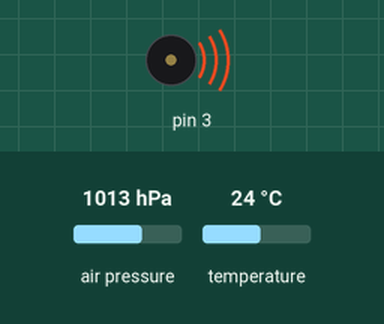
Recording of a sketch running on a simulated Arduino Uno, built with avr-gcc and run on an emulated ATmega328P. Parts: buzzer (waves = sounding). The inputs (shaded band) are chosen by the test bench; at power-on: air pressure 1013 hPa, temperature 24 °C.

Above: at 0.14 s.
At 1.3 s:
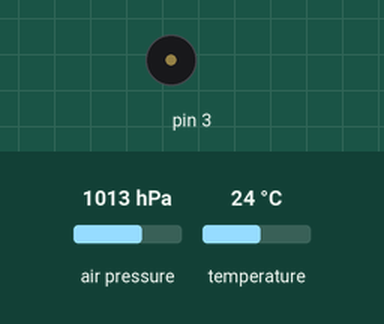
1.4 s: air pressure set to 1019 hPa
At 8.45 s:
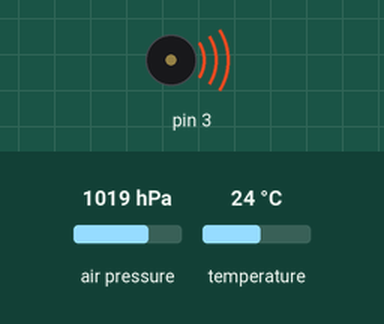
Timing chart, 0 to 10.7 s (numbered marks = the images above; inputs shaded):
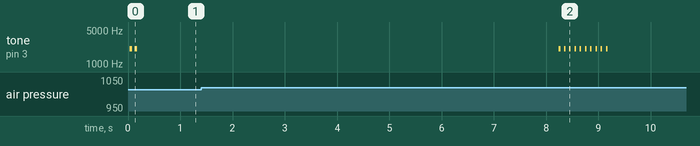

The sketch:

audible-altimeter.ino
```cpp
#include <LowPower.h>

#include <SFE_BMP180.h>
#include <Wire.h>

#define LED_PIN (13)

SFE_BMP180 pressure;


enum period_t sleepPeriod; // how long the processor should sleep for
double basePressure, previousPressure, previousAltitude; // pressure (mb): 0 AGL
boolean inPlaneTriggered;
//3.33 fpm elevator

void BMPSetup() {
  // Initialize the sensor (it is important to get calibration values stored on the device).

  if (pressure.begin())
    Serial.println("BMP180 init success");
  else
  {
    // Oops, something went wrong, this is usually a connection problem,
    // see the comments at the top of this sketch for the proper connections.

    Serial.println("BMP180 init fail (disconnected?)\n\n");
    while (1); // Pause forever.
  }

  // Get the baseline pressure:

  basePressure = getPressure();
  previousPressure = basePressure;
}

/***************************************************
 *  Name:        setup
 *
 *  Returns:     Nothing.
 *
 *  Parameters:  None.
 *
 *  Description: Setup for the serial comms and the
 *                Watch dog timeout.
 *
 ***************************************************/
void setup()
{
  //  Serial.begin(9600);
  //  Serial.println("Initialising...");

  //  pinMode(LED_PIN, OUTPUT);

  //  delay(100); //Allow for serial print to complete.

  BMPSetup();
  inPlaneTriggered = false;

  sleepPeriod = SLEEP_8S;

  //  Serial.println("Initialisation complete.");

  tone(3, 2048);
  delay(50);
  noTone(3);
  delay(50);
  tone(3, 2048);
  delay(50);
  noTone(3);

  //  delay(100); //Allow for serial print to complete.
}

/***************************************************
 *  Name:        loop
 *
 *  Returns:     Nothing.
 *
 *  Parameters:  None.
 *
 *  Description: Main application loop.
 *
 ***************************************************/
void loop()
{
  int i;
  double currentPressure, currentAltitude;

  currentPressure = getPressure();

  //  Serial.print("Current pressure:");
  //  Serial.println(currentPressure);

  currentAltitude = pressure.altitude(currentPressure, basePressure);

  //  Serial.print("Current altitude:");
  //  Serial.println(currentAltitude);

  if (currentAltitude < 5 && currentAltitude > -5 && !inPlaneTriggered) {
    //    Serial.println("On ground - adjusting for altitude");
    sleepPeriod = SLEEP_8S;
    // consider this noise, set as base
    basePressure = currentPressure;
  } else {
    //    Serial.println("In plane");
    inPlaneTriggered = true;
    // we're in the air
    sleepPeriod = SLEEP_1S;

    // human falls at 53 m/s
    // open canopy, full flight 5 m/s
    // refresh rate is 1 s on arduino
    //    Serial.print("DIFF:");
    //    Serial.println(previousAltitude - currentAltitude);
    while (previousAltitude - currentAltitude > 30 && // m/s
           currentAltitude < 1371) { // 4500 ft
      //      Serial.println("TRIGGER!");
      beep1s();
      previousPressure = currentPressure;
      previousAltitude = currentAltitude;
      currentPressure = getPressure();
      currentAltitude = pressure.altitude(currentPressure, basePressure);
    }
  }

  previousPressure = currentPressure;
  previousAltitude = currentAltitude;

  //  delay(100); // for console

  LowPower.powerDown(sleepPeriod, ADC_OFF, BOD_ON);
}


void beep1s() {
  // 142.8
  int i;
  for (i = 0; i < 10; i++) {
    tone(3, 2048);
    delay(30);
    noTone(3);
    delay(70);
  }

//  int i;
//  for (i = 1800; i < 2500; i += 20) {
//    tone(3, i);
//    delay(5);
//    noTone(3);
//  }
}


double getPressure()
{
  char status;
  double T, P, p0, a;

  // You must first get a temperature measurement to perform a pressure reading.

  // Start a temperature measurement:
  // If request is successful, the number of ms to wait is returned.
  // If request is unsuccessful, 0 is returned.

  status = pressure.startTemperature();
  if (status != 0)
  {
    // Wait for the measurement to complete:

    delay(status);

    // Retrieve the completed temperature measurement:
    // Note that the measurement is stored in the variable T.
    // Use '&T' to provide the address of T to the function.
    // Function returns 1 if successful, 0 if failure.

    status = pressure.getTemperature(T);
    if (status != 0)
    {
      // Start a pressure measurement:
      // The parameter is the oversampling setting, from 0 to 3 (highest res, longest wait).
      // If request is successful, the number of ms to wait is returned.
      // If request is unsuccessful, 0 is returned.

      status = pressure.startPressure(3);
      if (status != 0)
      {
        // Wait for the measurement to complete:
        delay(status);

        // Retrieve the completed pressure measurement:
        // Note that the measurement is stored in the variable P.
        // Use '&P' to provide the address of P.
        // Note also that the function requires the previous temperature measurement (T).
        // (If temperature is stable, you can do one temperature measurement for a number of pressure measurements.)
        // Function returns 1 if successful, 0 if failure.

        status = pressure.getPressure(P, T);
        if (status != 0)
        {
          return (P);
        }
        else Serial.println("error retrieving pressure measurement\n");
      }
      else Serial.println("error starting pressure measurement\n");
    }
    else Serial.println("error retrieving temperature measurement\n");
  }
  else Serial.println("error starting temperature measurement\n");
}
```

Measured:
- the behaviour switches between 1016 and 1017 hPa on air pressure (found by bisection; images 1 and 2)
- after the input at 1.4 s, tone on pin 3: alternates 2048 Hz for 0.03 s and silent for 0.07 s, 20 changes in all, then stays silent, starting after 6.8 s
